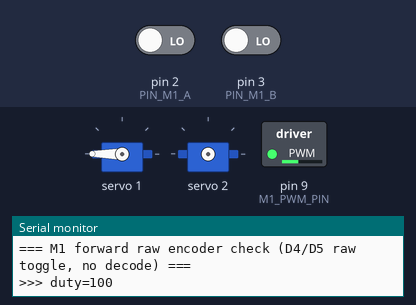
This sketch was run on a simulated Arduino Uno, built for the host (arithmetic inside an expression is 32-bit, double 64-bit). Parts: 2 × servo, switched loads named in the sketch (green lamp = pin HIGH), the last lines printed to the serial monitor. The inputs (shaded band) are chosen by the test bench; at power-on: pin 2 (PIN_M1_A) LOW, pin 3 (PIN_M1_B) LOW.

Above: at 0.6 s.
At 6.6 s:
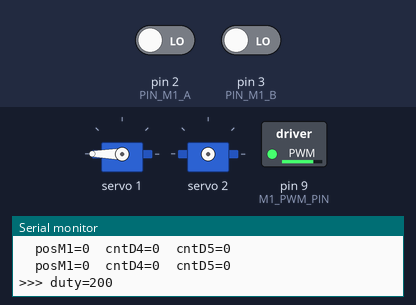
At 12.6 s:
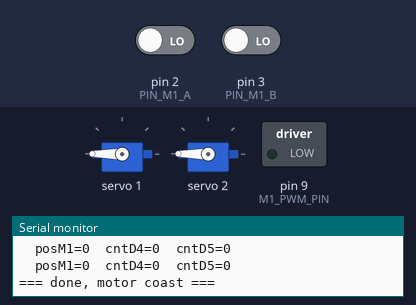
Timing chart, 0 to 14.1 s (numbered marks = the images above):
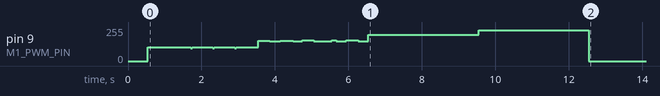

The sketch:

bmduino_m1_fwd_raw_encoder_check.ino
```cpp
// 排除「難轉方向duty→RPM sweep量到0，是不是編碼器解碼邏輯(QDEC_TABLE)
// 正反轉寫錯，把真正有轉動的訊號吃掉」這個假設。
//
// 只測 M1 正轉（CH1=HIGH,CH2=LOW，今天sweep顯示duty<=230全部是0.00那個
// 方向），在duty=100/150/200/230各跑3秒，同時印：
//   1. posM1：正常quadrature解碼後的位置（原本sweep用的邏輯）
//   2. cntD4/cntD5：D4、D5兩根線各自原始toggle次數，完全不經過
//      QDEC_TABLE/方向判斷，純粹「這根線有沒有在動」
// 如果 posM1 全程貼著0、但cntD4/cntD5也全程是0，代表D4/D5兩根線真的
// 沒收到任何訊號變化，不是解碼邏輯把訊號吃掉，是電氣/機械上這個方向
// 真的沒有讓馬達產生（可偵測的）轉動。如果cntD4/cntD5有跳動、posM1卻
// 沒有累積，才是解碼邏輯的問題。

#include <Arduino.h>
#include <Wire.h>
#include <Adafruit_PWMServoDriver.h>

Adafruit_PWMServoDriver pwm = Adafruit_PWMServoDriver(0x40, Wire1);

const uint8_t CH_M1_IN1 = 1;
const uint8_t CH_M1_IN2 = 2;
const uint8_t M1_PWM_PIN = 9;
const uint8_t PIN_M1_A = 2;  // 2026-09-08改接：原本D4接觸不良，改到D2
const uint8_t PIN_M1_B = 3;  // 原本D5有雜訊，改到D3

const uint32_t PWM_PERIOD_US = 200;

volatile int32_t posM1 = 0;
volatile uint8_t stateM1 = 0;
volatile uint32_t cntD4 = 0, cntD5 = 0;

static const int8_t QDEC_TABLE[16] = {
  0, -1, 1, 0,
  1, 0, 0, -1,
  -1, 0, 0, 1,
  0, 1, -1, 0
};

void updateQuadM1() {
  uint8_t a = digitalRead(PIN_M1_A);
  uint8_t b = digitalRead(PIN_M1_B);
  uint8_t ns = (a << 1) | b;
  posM1 += QDEC_TABLE[((stateM1 << 2) | ns) & 0x0F];
  stateM1 = ns;
}
void isrA() { cntD4++; updateQuadM1(); }
void isrB() { cntD5++; updateQuadM1(); }

uint8_t m1Duty = 0;

void setDirection(uint8_t in1Ch, uint8_t in2Ch, int dir) {
  if (dir > 0) {
    pwm.setPin(in1Ch, 4095);
    pwm.setPin(in2Ch, 0);
  } else {
    pwm.setPin(in1Ch, 4095);
    pwm.setPin(in2Ch, 4095);  // coast
  }
}

void updateMotorPWM() {
  uint32_t phase = micros() % PWM_PERIOD_US;
  uint32_t onUs = (uint32_t)m1Duty * PWM_PERIOD_US / 255;
  digitalWrite(M1_PWM_PIN, phase < onUs ? HIGH : LOW);
}

void holdAtDuty(uint8_t duty, uint32_t ms) {
  m1Duty = duty;
  Serial.print(F(">>> duty="));
  Serial.println(duty);
  uint32_t start = millis();
  uint32_t lastPrint = start;
  while (millis() - start < ms) {
    updateMotorPWM();
    if (millis() - lastPrint >= 300) {
      lastPrint = millis();
      Serial.print(F("  posM1="));
      Serial.print(posM1);
      Serial.print(F("  cntD4="));
      Serial.print(cntD4);
      Serial.print(F("  cntD5="));
      Serial.println(cntD5);
    }
  }
}

void setup() {
  Serial.begin(115200);

  pinMode(M1_PWM_PIN, OUTPUT);
  pinMode(PIN_M1_A, INPUT);
  pinMode(PIN_M1_B, INPUT);
  attachInterrupt(digitalPinToInterrupt(PIN_M1_A), isrA, CHANGE);
  attachInterrupt(digitalPinToInterrupt(PIN_M1_B), isrB, CHANGE);

  Wire1.begin();
  pwm.begin();
  pwm.setPWMFreq(50);

  setDirection(CH_M1_IN1, CH_M1_IN2, 1);  // M1 forward，維持整個測試

  Serial.println(F("=== M1 forward raw encoder check (D4/D5 raw toggle, no decode) ==="));
  delay(500);

  uint8_t testDuties[] = {100, 150, 200, 230};
  for (uint8_t i = 0; i < 4; i++) {
    holdAtDuty(testDuties[i], 3000);
  }

  m1Duty = 0;
  pwm.setPin(CH_M1_IN1, 4095);
  pwm.setPin(CH_M1_IN2, 4095);
  Serial.println(F("=== done, motor coast ==="));
}

void loop() {
  updateMotorPWM();
}
```
